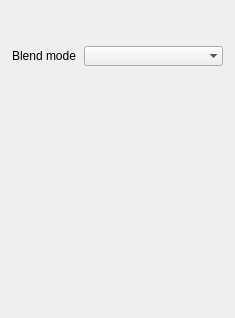
<?xml version="1.0" encoding="UTF-8"?>
<ui version="4.0">
 <class>TrackPropertiesWidget</class>
 <widget class="QWidget" name="TrackPropertiesWidget">
  <property name="geometry">
   <rect>
    <x>0</x>
    <y>0</y>
    <width>235</width>
    <height>318</height>
   </rect>
  </property>
  <property name="windowTitle">
   <string>Form</string>
  </property>
  <layout class="QVBoxLayout" name="verticalLayout">
   <property name="spacing">
    <number>16</number>
   </property>
   <property name="leftMargin">
    <number>0</number>
   </property>
   <property name="topMargin">
    <number>0</number>
   </property>
   <property name="rightMargin">
    <number>0</number>
   </property>
   <property name="bottomMargin">
    <number>0</number>
   </property>
   <item>
    <widget class="QLabel" name="nameLabel">
     <property name="sizePolicy">
      <sizepolicy hsizetype="Preferred" vsizetype="Fixed">
       <horstretch>0</horstretch>
       <verstretch>0</verstretch>
      </sizepolicy>
     </property>
     <property name="minimumSize">
      <size>
       <width>0</width>
       <height>30</height>
      </size>
     </property>
     <property name="font">
      <font>
       <weight>75</weight>
       <bold>true</bold>
      </font>
     </property>
     <property name="autoFillBackground">
      <bool>true</bool>
     </property>
     <property name="text">
      <string/>
     </property>
     <property name="alignment">
      <set>Qt::AlignCenter</set>
     </property>
    </widget>
   </item>
   <item>
    <layout class="QHBoxLayout" name="blendModeLayout">
     <property name="spacing">
      <number>8</number>
     </property>
     <property name="leftMargin">
      <number>12</number>
     </property>
     <property name="rightMargin">
      <number>12</number>
     </property>
     <item>
      <widget class="QLabel" name="blendModeLabel">
       <property name="sizePolicy">
        <sizepolicy hsizetype="Fixed" vsizetype="Fixed">
         <horstretch>0</horstretch>
         <verstretch>0</verstretch>
        </sizepolicy>
       </property>
       <property name="minimumSize">
        <size>
         <width>0</width>
         <height>0</height>
        </size>
       </property>
       <property name="maximumSize">
        <size>
         <width>16777215</width>
         <height>16777215</height>
        </size>
       </property>
       <property name="baseSize">
        <size>
         <width>60</width>
         <height>0</height>
        </size>
       </property>
       <property name="toolTip">
        <string>Blend mode</string>
       </property>
       <property name="text">
        <string>Blend mode</string>
       </property>
       <property name="alignment">
        <set>Qt::AlignLeading|Qt::AlignLeft|Qt::AlignVCenter</set>
       </property>
      </widget>
     </item>
     <item>
      <widget class="QComboBox" name="blendModeCombo">
       <property name="minimumSize">
        <size>
         <width>0</width>
         <height>20</height>
        </size>
       </property>
       <property name="maxVisibleItems">
        <number>20</number>
       </property>
       <property name="frame">
        <bool>false</bool>
       </property>
      </widget>
     </item>
    </layout>
   </item>
   <item>
    <spacer name="verticalSpacer">
     <property name="orientation">
      <enum>Qt::Vertical</enum>
     </property>
     <property name="sizeHint" stdset="0">
      <size>
       <width>20</width>
       <height>232</height>
      </size>
     </property>
    </spacer>
   </item>
  </layout>
 </widget>
 <resources/>
 <connections/>
</ui>
